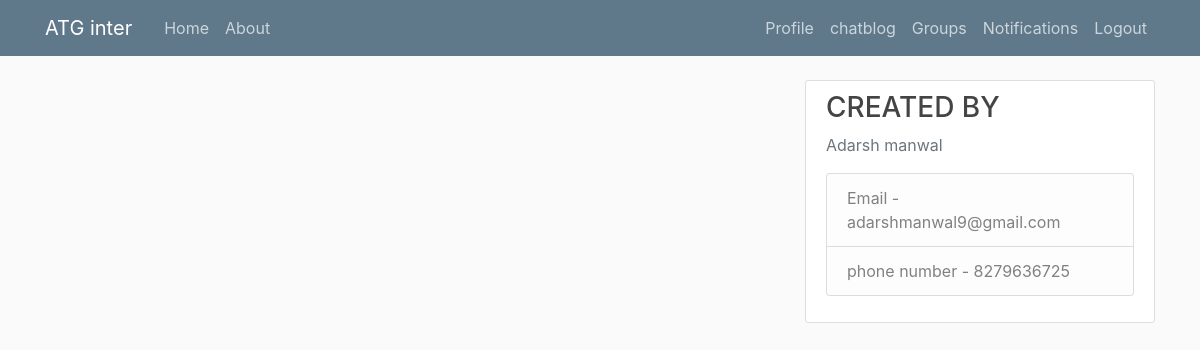
The page /notification/ (signed in) on the database as committed earlier.
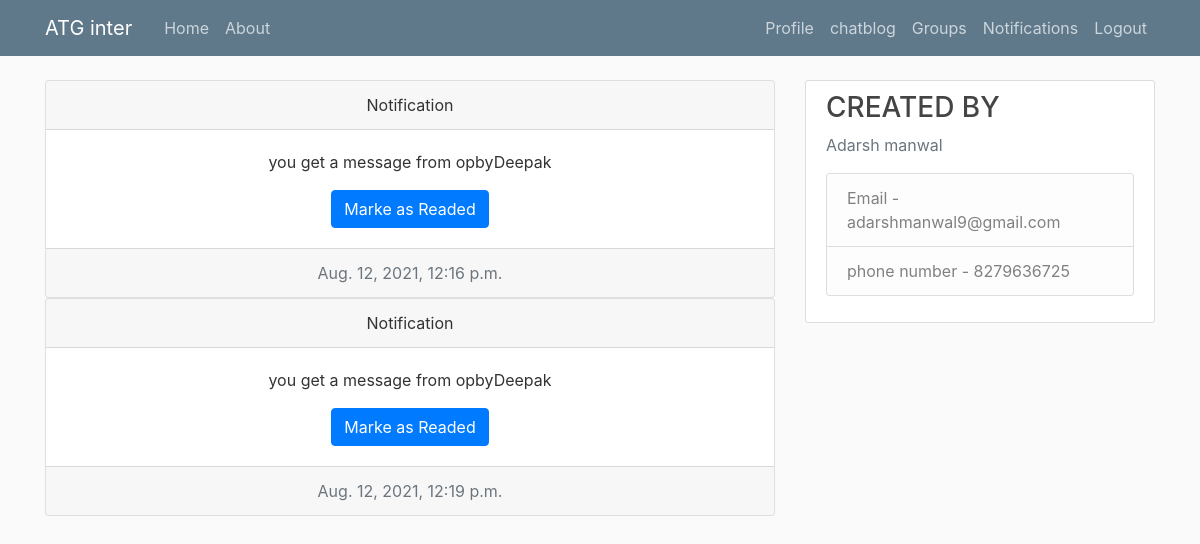
The same page on the database as committed later.
### group/models.py (models this page shows)
class Notification(models.Model):
    user=models.ForeignKey(User, on_delete=models.CASCADE)
    notification=models.TextField(max_length=100)
    date = models.DateTimeField(default=datetime.now, blank=True)

### chatblog/views.py (the view)
# urls.py: path('notification/', views.notification,name='blog-about'),
def notification(request):
    username=request.user.id
    notification_messages=Notification.objects.filter(user=username)
    return render(request,'chatblog/notification.html',{'notification_messages':notification_messages})

### chatblog/templates/chatblog/notification.html
{% extends "chatblog/base.html" %}
{% block content %}
{% for note in notification_messages%}
<div class="card text-center">
    <div class="card-header">
      Notification
    </div>
    <div class="card-body">
      <p class="card-text">{{note.notification}}</p>
      <a href="#" class="btn btn-primary">Marke as Readed</a>
    </div>
    <div class="card-footer text-muted">
      {{note.date}}
    </div>
  </div>
{% endfor %}
{% endblock content %}

### chatblog/templates/chatblog/base.html (shortened to what this page needs)
{% load static %}
<!DOCTYPE html>
<html>
<head>
    <link rel="stylesheet" href="https://maxcdn.bootstrapcdn.com/bootstrap/4.0.0/css/bootstrap.min.css">
    <link rel="stylesheet" type="text/css" href="{% static 'chatblog/main.css' %}">
</head>
<body>
    <header class="site-header">
      <nav class="navbar navbar-expand-md navbar-dark bg-steel fixed-top">
        <div class="container">
          <a class="navbar-brand mr-4" href="{% url 'blog-home' %}">ATG inter</a>
          <div class="collapse navbar-collapse" id="navbarToggle">
            <div class="navbar-nav mr-auto">
              <a class="nav-item nav-link" href="{% url 'blog-home' %}">Home</a>
              <a class="nav-item nav-link" href="{% url 'blog-about' %}">About</a>
            </div>
            <div class="navbar-nav">
              {% if user.is_authenticated %}
                <a class="nav-item nav-link" href="{% url 'profile' %}">Profile</a>
                <a class="nav-item nav-link" href="{% url 'message' %}">chatblog</a>
                <a class="nav-item nav-link" href="/group/">Groups</a>
                <a class="nav-item nav-link" href="/notification/">Notifications</a>
                <a class="nav-item nav-link" href="{% url 'logout' %}">Logout</a>
              {% else %}
                <a class="nav-item nav-link" href="{% url 'login' %}">Login</a>
                <a class="nav-item nav-link" href="{% url 'register' %}">Register</a>
              {% endif %}
            </div>
          </div>
        </div>
      </nav>
    </header>
    <main role="main" class="container">
      <div class="row">
        <div class="col-md-8">
          {% block content %}{% endblock %}
        </div>
        <div class="col-md-4">
          <div class="content-section">
            <h3>CREATED BY</h3>
            <p class='text-muted'>Adarsh manwal
              <ul class="list-group">
                <li class="list-group-item list-group-item-light">Email - adarshmanwal9@gmail.com</li>
                <li class="list-group-item list-group-item-light">phone number - 8279636725</li>
              </ul>
            </p>
          </div>
        </div>
      </div>
    </main>
</body>
</html>

### chatblog/static/chatblog/main.css (style rules this page uses)
body { background: #fafafa; color: #333333; margin-top: 5rem; }
h1, h2, h3, h4, h5, h6 { color: #444444; }
ul { margin: 0; }
.bg-steel { background-color: #5f788a; }
.site-header .navbar-nav .nav-link { color: #cbd5db; }
.content-section { background: #ffffff; padding: 10px 20px; border: 1px solid #dddddd; border-radius: 3px; margin-bottom: 20px; }

Rows that differ between the two databases and show on the page:
added Notification: notification "you get a message from opbyDeepak", date "Aug. 12, 2021, 12:16 p.m."
added Notification: notification "you get a message from opbyDeepak", date "Aug. 12, 2021, 12:19 p.m."
